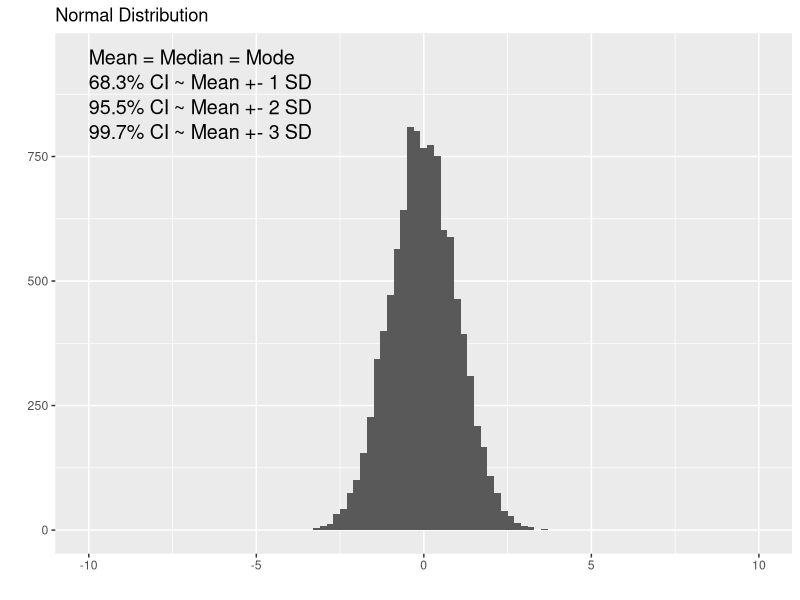
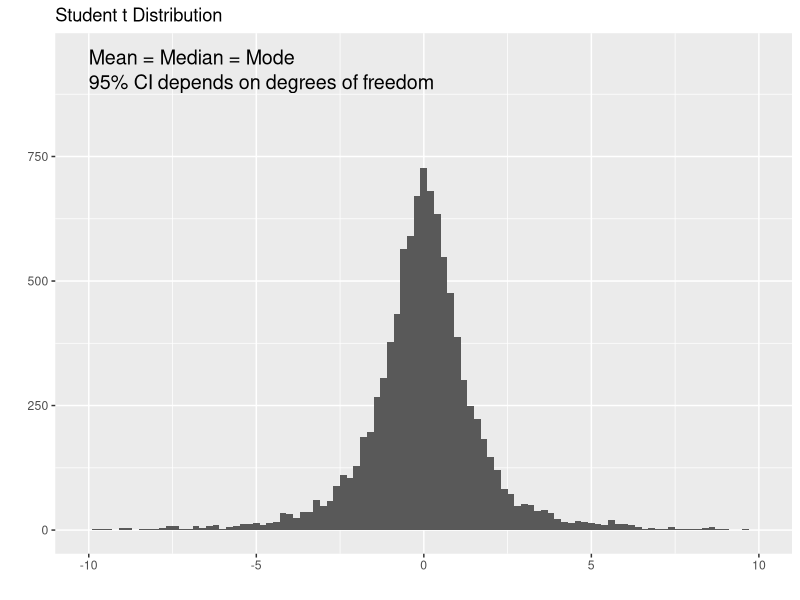
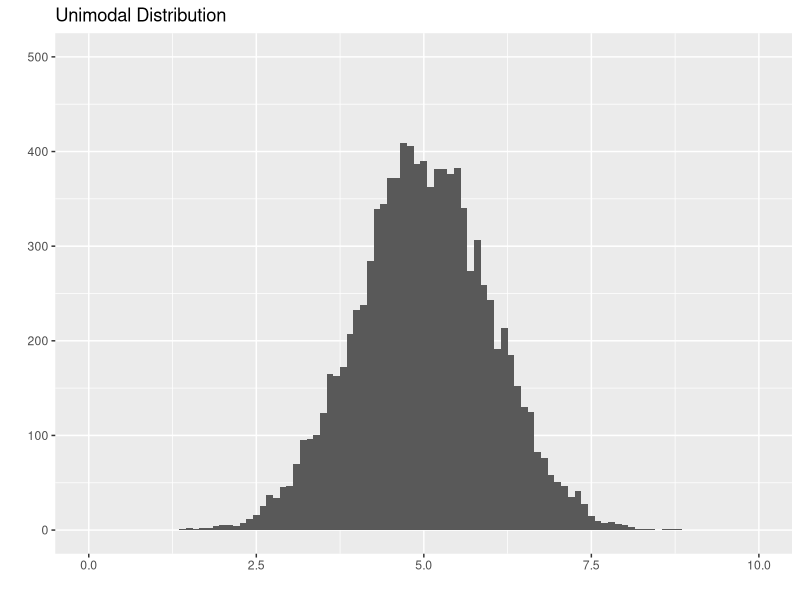
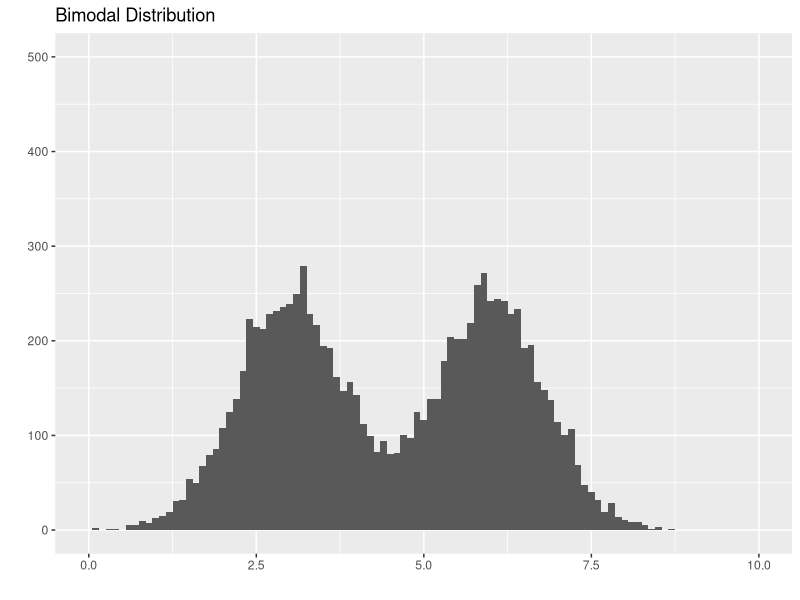
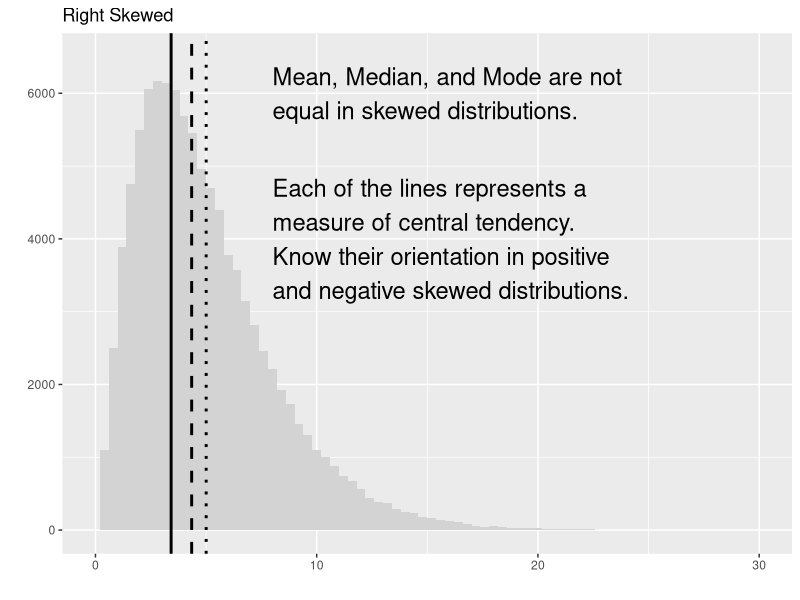
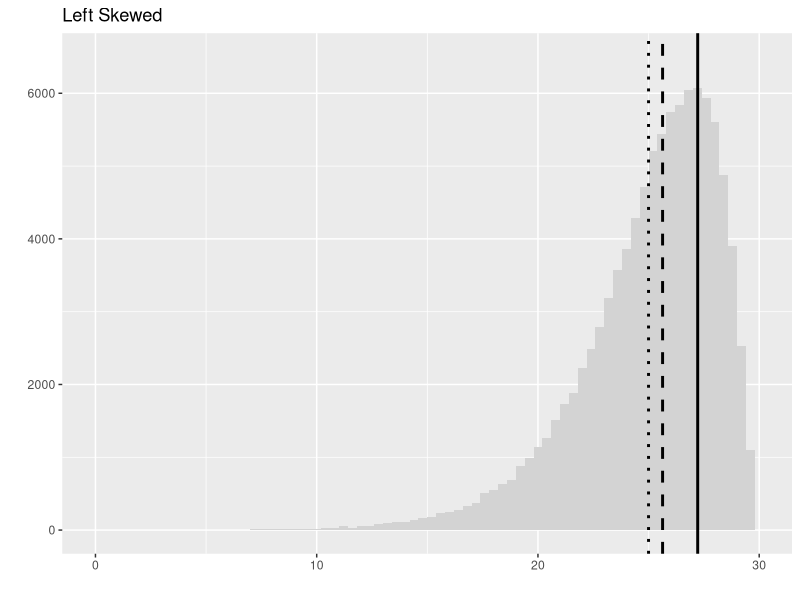
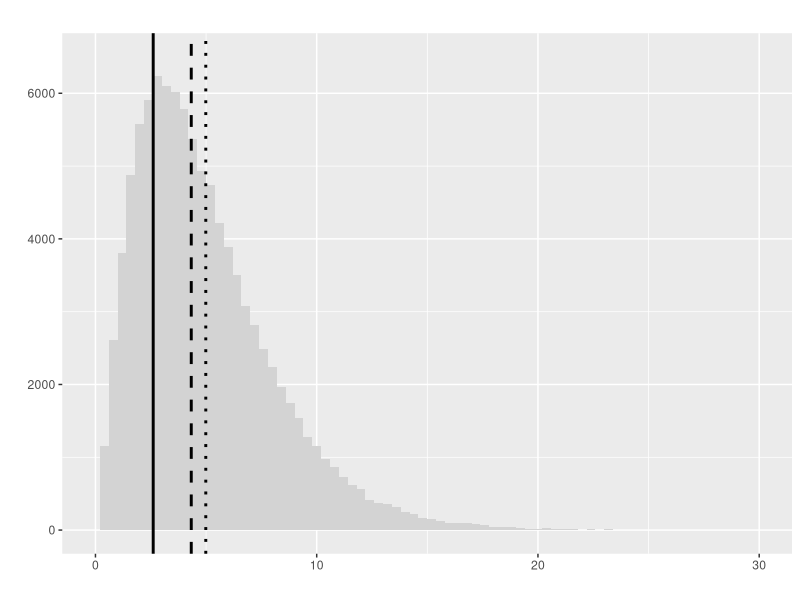
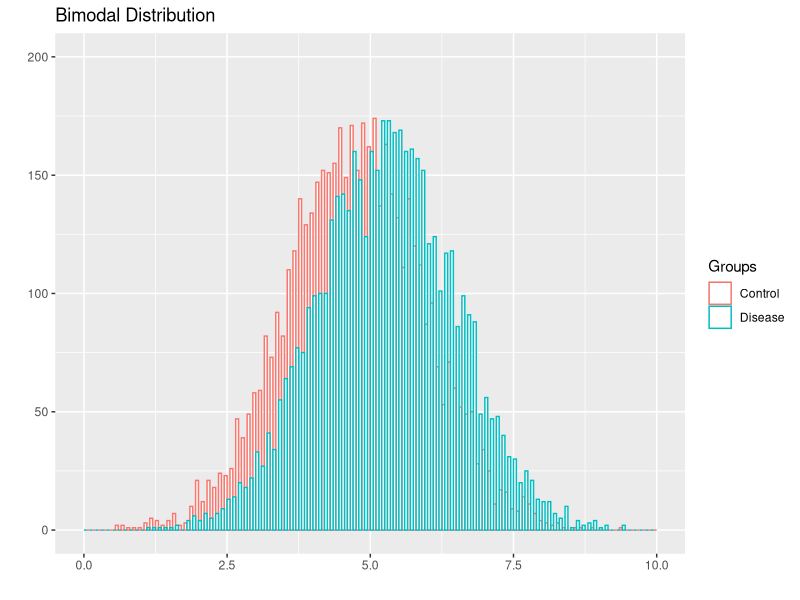

These charts were generated, in order, by the following R code:
## ---- chunk 1
library(ggplot2)
library(cowplot)
norm <- rnorm(10000, sd = 1)
ggplot(data.frame(data = norm), aes(data)) + 
  geom_histogram(binwidth = 0.2) + 
  xlim(-10, 10) + 
  ylim(0, 950) +
  ggtitle("Normal Distribution") + 
  labs(x="", y="") +
  annotate("text", x = -10, y = 950, label = "Mean = Median = Mode", size=5, hjust = 0) +
  annotate("text", x = -10, y = 900, label = "68.3% CI ~ Mean +- 1 SD", size=5, hjust = 0) +
  annotate("text", x = -10, y = 850, label = "95.5% CI ~ Mean +- 2 SD", size=5, hjust = 0) +
  annotate("text", x = -10, y = 800, label = "99.7% CI ~ Mean +- 3 SD", size=5, hjust = 0)
## ---- chunk 2
library(ggplot2)
library(cowplot)
studentt <- rt(10000, df=2)
ggplot(data.frame(data = studentt), aes(data)) + 
  geom_histogram(binwidth = 0.2)  + 
  xlim(-10, 10) + 
  ylim(0, 950) +
  ggtitle("Student t Distribution") + 
  labs(x="", y="") +
  annotate("text", x = -10, y = 950, label = "Mean = Median = Mode", size=5, hjust = 0) +
  annotate("text", x = -10, y = 900, label = "95% CI depends on degrees of freedom", size=5, hjust = 0)
## ---- chunk 3
library(ggplot2)
library(cowplot)
norm <- rnorm(10000, mean = 5, sd = 1)
ggplot(data.frame(data = norm), aes(data)) + 
  geom_histogram(binwidth = 0.1) + 
  xlim(0, 10) + 
  ylim(0, 500) +
  ggtitle("Unimodal Distribution") + 
  labs(x="", y="")
## ---- chunk 4
library(ggplot2)
library(cowplot)
norm1 <- rnorm(5000, mean = 3, sd = 0.8)
norm2 <- rnorm(5000, mean = 6, sd = 0.8)
ggplot(data.frame(data = c(norm1, norm2)), aes(data)) + 
  geom_histogram(binwidth = 0.1) + 
  xlim(0, 10) + 
  ylim(0, 500) +
  ggtitle("Bimodal Distribution") + 
  labs(x="", y="")
## ---- chunk 5
library(ggplot2)
library(cowplot)
Mode <- function(x) {
  ux <- unique(x)
  ux[which.max(tabulate(match(x, ux)))]
}
r.skew <- rchisq(100000, df = 5)
ggplot(data.frame(data = r.skew), aes(data)) +
  geom_histogram(binwidth = 0.4, fill = 'lightgray') + 
  geom_vline(xintercept = mean(r.skew), linetype = 'dotted', lwd = 1) +
  geom_vline(xintercept = median(r.skew), linetype = "dashed", lwd = 1) +
  geom_vline(xintercept = Mode(round(r.skew, digits = 2)), linetype = "solid", lwd = 1) +
  xlim(0, 30) + 
  ylim(0, 6500) +
  ggtitle("Right Skewed") + 
  labs(x="", y="") +
  annotate("text", x = 8, y = 6000, label = "Mean, Median, and Mode are not\nequal in skewed distributions.", size = 6, hjust = 0) +
  annotate("text", x = 8, y = 4000, label = "Each of the lines represents a\nmeasure of central tendency.\nKnow their orientation in positive\nand negative skewed distributions.", size = 6, hjust = 0)
## ---- chunk 6
library(ggplot2)
library(cowplot)
Mode <- function(x) {
  ux <- unique(x)
  ux[which.max(tabulate(match(x, ux)))]
}
l.skew <- 30 - rchisq(100000, df = 5)
ggplot(data.frame(data = l.skew), aes(data)) + 
  geom_histogram(binwidth = 0.4, fill = 'lightgray') + 
  geom_vline(xintercept = mean(l.skew), linetype = 'dotted', lwd = 1) +
  geom_vline(xintercept = median(l.skew), linetype = "dashed", lwd = 1) +
  geom_vline(xintercept = Mode(round(l.skew, digits = 2)), linetype = "solid", lwd = 1) +
  xlim(0, 30) + 
  ylim(0, 6500) +
  ggtitle("Left Skewed") + 
  labs(x="", y="")
## ---- chunk 7
library(ggplot2)
library(cowplot)
Mode <- function(x) {
  ux <- unique(x)
  ux[which.max(tabulate(match(x, ux)))]
}
r.skew <- rchisq(100000, df = 5)
ggplot(data.frame(data = r.skew), aes(data)) +
  geom_histogram(binwidth = 0.4, fill = 'lightgray') + 
  geom_vline(xintercept = mean(r.skew), linetype = 'dotted', lwd = 1) +
  geom_vline(xintercept = median(r.skew), linetype = "dashed", lwd = 1) +
  geom_vline(xintercept = Mode(round(r.skew, digits = 2)), linetype = "solid", lwd = 1) +
  xlim(0, 30) + 
  ylim(0, 6500) +
  ggtitle("") + 
  labs(x="", y="")
## ---- chunk 8
library(ggplot2)
library(cowplot)
norm1 <- rnorm(5000, mean = 4.75, sd = 1.2)
norm2 <- rnorm(5000, mean = 5.25, sd = 1.2)
ggplot(data.frame(data = c(norm1, norm2), Groups = c(rep('Control', length(norm1)), rep('Disease', length(norm2)))), aes(data, color = Groups)) + 
  geom_histogram(binwidth = 0.1, fill = 'white', position="dodge") + 
  xlim(0, 10) + 
  ylim(0, 200) +
  ggtitle("Bimodal Distribution") + 
  labs(x="", y="")
## ---- chunk 9
  norm1 <- rnorm(5000, mean = 4.75, sd = 1.2)
  norm2 <- rnorm(5000, mean = 5.25, sd = 1.2)
  (t.test(norm1, norm2))$p.value
## ---- chunk 10
library(ggplot2)
library(cowplot)
pos <- ggplot(mtcars, aes(x=wt, y=hp)) + 
  geom_point() + 
  ggtitle("Positive Correlation") + 
  labs(x="Weight", y="Horse Power")
neg <- ggplot(mtcars, aes(x=wt, y=mpg)) + 
  geom_point() + 
  ggtitle("Negative Correlation") + 
  labs(x="Weight", y="Fuel Efficiency (mpg)")

plot_grid(pos, neg)
## ---- chunk 11
library(ggplot2)
library(cowplot)
pos <- ggplot(mtcars, aes(x=wt, y=hp)) + 
  geom_point() + 
  geom_smooth(method='lm',formula=y~x) +
  ggtitle("Positive Correlation") + 
  labs(x="Weight", y="Horse Power") +
  xlim(1.5, 5.5) +
  ylim(00, 310) +
  annotate("text", x = 1.6, y = 300, label = paste("r == ", round(cor(mtcars$wt, mtcars$hp), digits = 3), sep = ''), size=5, hjust = 0, parse = TRUE) +
  annotate("text", x = 1.6, y = 280, label = paste("r^2 == ", round(cor(mtcars$wt, mtcars$hp)^2, digits = 3), sep = ''), size=5, hjust = 0, parse = TRUE)
show(pos)
## ---- chunk 12
library(ggplot2)
library(cowplot)
pos <- ggplot(mtcars, aes(x=wt, y=hp)) + 
  geom_point() + 
  geom_smooth(method='lm',formula=y~x) +
  ggtitle("Narrower spread in y-axis") + 
  labs(x="Weight", y="Horse Power") +
  xlim(1.5, 5.5) +
  ylim(0, 310) +
  annotate("text", x = 1.6, y = 300, label = paste("r == ", round(cor(mtcars$wt, mtcars$hp), digits = 3), sep = ''), size=5, hjust = 0, parse = TRUE) +
  annotate("text", x = 1.6, y = 280, label = paste("r^2 == ", round(cor(mtcars$wt, mtcars$hp)^2, digits = 3), sep = ''), size=5, hjust = 0, parse = TRUE)
show(pos)
## ---- chunk 13
library(ggplot2)
library(cowplot)
fit <- lm(hp~wt, data=mtcars)
predicted.y <- predict(fit)
new.y <- mtcars$hp
new.y[new.y - predicted.y > 0] <- new.y + 30
new.y[new.y - predicted.y < 0] <- new.y - 30
newdata <- data.frame(wt=mtcars$wt, hp=new.y)
pos <- ggplot(newdata, aes(x=wt, y=hp)) + 
  geom_point() + 
  geom_smooth(method='lm',formula=y~x) +
  ggtitle("Wider Spread in y-axis") + 
  labs(x="Weight", y="Horse Power") +
  xlim(1.5, 5.5) +
  ylim(0, 310) +
  annotate("text", x = 1.6, y = 300, label = paste("r == ", round(cor(newdata$wt, newdata$hp), digits = 3), sep = ''), size=5, hjust = 0, parse = TRUE) +
  annotate("text", x = 1.6, y = 280, label = paste("r^2 == ", round(cor(newdata$wt, newdata$hp)^2, digits = 3), sep = ''), size=5, hjust = 0, parse = TRUE)
show(pos)
## ---- chunk 14
library(ggplot2)
library(cowplot)
norm1 <- rnorm(5000, mean = 4.25, sd = 1.5)
norm2 <- rnorm(5000, mean = 7.75, sd = 1.5)
ggplot(data.frame(data = c(norm1, norm2), Groups = c(rep('Control', length(norm1)), rep('Disease', length(norm2)))), aes(data, fill = Groups)) + 
  geom_density(alpha=0.2) + 
  geom_vline(xintercept = 6, linetype = 'solid', lwd = 1) +
  scale_fill_manual(values = c("Control" = "blue", "Disease" = "red")) +
  labs(x="Cancer Biomarker", y="Fraction of Patients") +
  annotate("text", x = 1.5, y = 0.02, label = "True\nNegative", size=5, hjust = 0) +
  annotate("text", x = 4.7, y = 0.02, label = "False\nNegative", size=5, hjust = 0) +
  annotate("text", x = 6.35, y = 0.02, label = "False\nPositive", size=5, hjust = 0) +
  annotate("text", x = 9.2, y = 0.02, label = "True\nPositive", size=5, hjust = 0)
## ---- chunk 15
library(ggplot2)
library(cowplot)
norm1 <- rnorm(5000, mean = 4.25, sd = 1.5)
norm2 <- rnorm(5000, mean = 7.75, sd = 1.5)
ggplot(data.frame(data = c(norm1, norm2), Groups = c(rep('Control', length(norm1)), rep('Disease', length(norm2)))), aes(data, fill = Groups)) + 
  geom_density(alpha=0.2) + 
  geom_vline(xintercept = 6, linetype = 'solid', lwd = 1) +
  scale_fill_manual(values = c("Control" = "white", "Disease" = "red")) +
  labs(x="Cancer Biomarker", y="Fraction of Patients") +
  annotate("text", x = 1.5, y = 0.02, label = "True\nNegative", size=5, hjust = 0, color = '#dddddd') +
  annotate("text", x = 4.7, y = 0.02, label = "False\nNegative", size=5, hjust = 0) +
  annotate("text", x = 6.35, y = 0.02, label = "False\nPositive", size=5, hjust = 0, color = '#dddddd') +
  annotate("text", x = 9.2, y = 0.02, label = "True\nPositive", size=5, hjust = 0)
## ---- chunk 16
library(ggplot2)
library(cowplot)
norm1 <- rnorm(5000, mean = 4.25, sd = 1.5)
norm2 <- rnorm(5000, mean = 7.75, sd = 1.5)
ggplot(data.frame(data = c(norm1, norm2), Groups = c(rep('Control', length(norm1)), rep('Disease', length(norm2)))), aes(data, fill = Groups)) + 
  geom_density(alpha=0.2) + 
  geom_vline(xintercept = 6, linetype = 'solid', lwd = 1) +
  scale_fill_manual(values = c("Control" = "blue", "Disease" = "white")) +
  labs(x="Cancer Biomarker", y="Fraction of Patients") +
  annotate("text", x = 1.5, y = 0.02, label = "True\nNegative", size=5, hjust = 0) +
  annotate("text", x = 4.7, y = 0.02, label = "False\nNegative", size=5, hjust = 0, color = '#dddddd') +
  annotate("text", x = 6.35, y = 0.02, label = "False\nPositive", size=5, hjust = 0) +
  annotate("text", x = 9.2, y = 0.02, label = "True\nPositive", size=5, hjust = 0, color = '#dddddd')
## ---- chunk 17
library(ggplot2)
library(cowplot)
n = 1000
prevalence <- seq(0, 1, by = 0.001)
sensitivity <- 0.9
specificity <- 0.9
TP <- n * prevalence
TN <- n - TP
FP <- n * (1 - specificity)
FN <- n * prevalence * (1 - sensitivity)
PPV <- TP / (TP + FP)
data <- data.frame(x = prevalence, y = PPV)
ggplot(data, aes(x = x, y = y)) + 
  geom_line() +
  ylim(0, 1) + 
  labs(x="Prevalence", y="Positive Predictive Value")
## ---- chunk 18
library(ggplot2)
library(cowplot)
norm1 <- rnorm(5000, mean = 4.25, sd = 1.5)
norm2 <- rnorm(5000, mean = 7.75, sd = 1.5)
ggplot(data.frame(data = c(norm1, norm2), Groups = c(rep('Control', length(norm1)), rep('Disease', length(norm2)))), aes(data, fill = Groups)) + 
  geom_density(alpha=0.2) + 
  geom_vline(xintercept = 5, linetype = 'solid', lwd = 1) +
  geom_vline(xintercept = 7, linetype = 'dotted', lwd = 1) +
  scale_fill_manual(values = c("Control" = "blue", "Disease" = "red")) +
  labs(x="Cancer Biomarker", y="Fraction of Patients")
## ---- chunk 19

dat <- data.frame(Groups = c('Exposure', 'No Exposure'), Incidence = c(.6, .2))
ggplot(data=dat, aes(x=Groups, y=Incidence)) +
  geom_bar(colour="black", stat="identity") +
  ylab('Relative Incidence') +
  annotate("segment", x = 2, xend = 2, y = .2, yend = .6, colour = "red", size = 1.5) +
  annotate("text", x = 1.95, y = .4, colour = "red", size = 6, label = "Attributable Risk", angle = 90)
## ---- chunk 20

dat <- data.frame(Groups = c('Control', 'Treatment'), Risk = c(0.6, 0.34))
ggplot(data=dat, aes(x=Groups, y=Risk)) +
  geom_bar(colour="black", stat="identity") +
  ylim(0,1) + 
  annotate("segment", x = 2, xend = 2, y = 0.34, yend = 0.6, colour = "red", size = 1.5) +
  annotate("text", x = 1.95, y = 0.47, colour = "red", size = 4, label = "Risk Difference", angle = 90)
